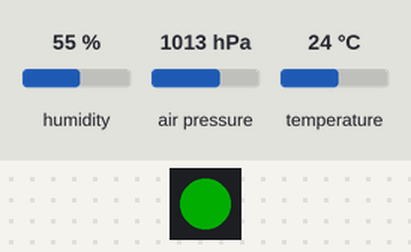
Bench run of a program on a simulated CircuitPython board. On the bench: 1 RGB LEDs in strip order, left to right. The test bench sets the inputs (shaded band); at power-on: humidity 55 %, air pressure 1013 hPa, temperature 24 °C. Dim RGB values are drawn brighter than linear; the clock reads 2024-03-15 10:24:30 at power-on unless the program sets it; no MQTT or app messages arrive unless stated; values from a settings file that is not in the repository are placeholders; what the program prints to the serial console is not drawn.

Above: at 8.3 s.
At 19.3 s:
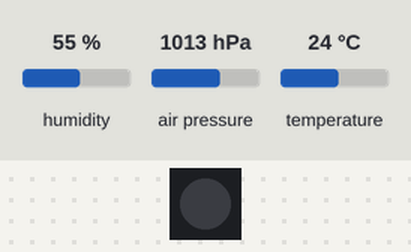
Timing chart, 0 to 36.3 s (numbered marks = the images above):
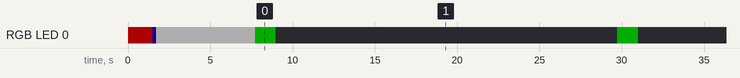

The program:

code.py
```python
#ESP32 Weather Station

import board
import time
import json
import ipaddress
import ssl
import microcontroller

import rtc
import adafruit_ntp

import wifi
import socketpool
import adafruit_requests
import neopixel
from adafruit_bme280 import basic as adafruit_bme280
import adafruit_minimqtt.adafruit_minimqtt as MQTT

#Controls the timeout when connecting to wifi, MQTT, and NTP
# The code will try to connect 'TIMEOUT_COUNTS' number of times, and wait 'RETRY_DELAY' seconds between each try.
# After it reaches the timeout, it will hard reset the device.
# Default values of 200 and 30sec means that the device will try to connect for ~1 hour 40 min before rebooting.
TIMEOUT_COUNTS = 200
RETRY_DELAY = 30        #sec
NTP_Time_Set = False
DST_is_applied = -1

# Get wifi details and more from a secrets.py file
try:
    from secrets import secrets
except ImportError:
    print("WiFi secrets are kept in secrets.py, please add them there!")
    raise

pixel = neopixel.NeoPixel(board.NEOPIXEL, 1)
i2c = board.STEMMA_I2C()
bme280 = adafruit_bme280.Adafruit_BME280_I2C(i2c)
wifi.radio.hostname = secrets["device_ID"]

#Define MQTT variables
MQTT_State_Topic = "homeassistant/sensor/" + secrets["UUID"] + "/state"
MQTT_Config_Temp = "homeassistant/sensor/" + secrets["UUID"]+"_temp/config"
MQTT_Config_Humidity = "homeassistant/sensor/"+secrets["UUID"]+"_humidity/config"
MQTT_Config_Pressure = "homeassistant/sensor/"+secrets["UUID"]+"_pressure/config"

MQTT_lwt = "homeassistant/sensor/"+secrets["UUID"]+"_" + secrets["device_ID"] + "/lwt"

MQTT_Device_info = {"ids":               [secrets["UUID"]],                                         \
                    "name":              secrets["device_name"],                                    \
                    "suggested_area":    "Outside",                                                 \
                    "manufacturer":      "Pat Satyshur",                                            \
                    "model":             "Home Assistant Discovery for "+secrets["device_name"],    \
                    "sw_version":        "https://github.com/ilikecake/ESP32-Weather-Station",         \
                    "configuration_url": "https://github.com/ilikecake/ESP32-Weather-Station"          }


MQTT_Config_Temp_Payload = json.dumps({"device_class":           "temperature",                             \
                                       "name":                   secrets["device_name"] + " Temperature",   \
                                       "state_topic":            MQTT_State_Topic,                          \
                                       "unit_of_measurement":    "°F",                                      \
                                       "value_template":         "{{value_json.temperature}}",              \
                                       "unique_id":              secrets["UUID"]+"_temp",                   \
                                       "availability_topic":     MQTT_lwt,                                  \
                                       "payload_available":      "online",                                  \
                                       "payload_not_available":  "offline",                                 \
                                       "device":                 MQTT_Device_info                           })

MQTT_Config_Humidity_Payload = json.dumps({"device_class":           "humidity",                                \
                                           "name":                   secrets["device_name"] + " Humidity",      \
                                           "state_topic":            MQTT_State_Topic,                          \
                                           "unit_of_measurement":    "%",                                       \
                                           "value_template":         "{{value_json.humidity}}",                 \
                                           "unique_id":              secrets["UUID"]+"_humidity",               \
                                           "availability_topic":     MQTT_lwt,                                  \
                                           "payload_available":      "online",                                  \
                                           "payload_not_available":  "offline",                                 \
                                           "device":                 MQTT_Device_info                           })

MQTT_Config_Pressure_Payload = json.dumps({"device_class":           "pressure",                                \
                                           "name":                   secrets["device_name"] + " Pressure",      \
                                           "state_topic":            MQTT_State_Topic,                          \
                                           "unit_of_measurement":    "hPa",                                     \
                                           "value_template":         "{{value_json.pressure}}",                 \
                                           "unique_id":              secrets["UUID"]+"_pressure",               \
                                           "availability_topic":     MQTT_lwt,                                  \
                                           "payload_available":      "online",                                  \
                                           "payload_not_available":  "offline",                                 \
                                           "device":                 MQTT_Device_info                           })

# Define callback methods which are called when events occur
# pylint: disable=unused-argument, redefined-outer-name
#TODO: Do I need any of these?
def connect(mqtt_client, userdata, flags, rc):
    pass
    #This function will be called when the mqtt_client is connected successfully to the broker.
    #print("Connected to MQTT Broker!")
    #print("Flags: {0}\n RC: {1}".format(flags, rc))

def disconnect(mqtt_client, userdata, rc):
    pass
    #This method is called when the mqtt_client disconnects from the broker.
    #print("Disconnected from MQTT Broker!")

def subscribe(mqtt_client, userdata, topic, granted_qos):
    pass
    #This method is called when the mqtt_client subscribes to a new feed.
    #print("Subscribed to {0} with QOS level {1}".format(topic, granted_qos))

def unsubscribe(mqtt_client, userdata, topic, pid):
    pass
    #This method is called when the mqtt_client unsubscribes from a feed.
    #print("Unsubscribed from {0} with PID {1}".format(topic, pid))


def publish(mqtt_client, userdata, topic, pid):
    pass
    #This method is called when the mqtt_client publishes data to a feed.
    #print("Published to {0} with PID {1}".format(topic, pid))

def message(client, topic, message):
    #pass
    #Method called when a client's subscribed feed has a new value.
    #print("New message on topic {0}: {1}".format(topic, message))
    if (topic == MQTT_lwt) and (message == "offline"):
        #If the device resets quickly, it appears that the LWT message is not reset when the device reconnects.
        #This leads to the LWT message firing even through the device is online.
        #The device will never intentionally send a LWT message of 'offline', so if that message is recieved,
        #resend the 'online' message.
        #print("Caught offline message, setting back to online")
        mqtt_client.publish(MQTT_lwt, 'online', qos=1, retain=True)

# Create a socket pool
pool = socketpool.SocketPool(wifi.radio)

# Set up a MiniMQTT Client
mqtt_client = MQTT.MQTT(
    broker=secrets["mqtt_broker_ip"],
    port=int(secrets["mqtt_broker_port"]),
    username=secrets["mqtt_broker_user"],
    password=secrets["mqtt_broker_pass"],
    socket_pool=pool,
    ssl_context=ssl.create_default_context(),
)

# Connect callback handlers to mqtt_client
mqtt_client.on_connect = connect
mqtt_client.on_disconnect = disconnect
mqtt_client.on_subscribe = subscribe
mqtt_client.on_unsubscribe = unsubscribe
mqtt_client.on_publish = publish
mqtt_client.on_message = message
mqtt_client.will_set(MQTT_lwt,'offline')

def ConnectToNetwork():
    global pixel
    global mqtt_client
    Retries = 0

    while Retries < TIMEOUT_COUNTS:
        Retries = Retries + 1

        if wifi.radio.ipv4_address is None:
            #Not connected to wifi
            print("Connecting to SSID: {0:s}...".format(secrets["ssid"]), end =".")
            pixel.fill((50, 0, 0))  #Red

            try:
                wifi.radio.connect(secrets["ssid"], secrets["password"])
            except Exception as e:  # pylint: disable=broad-except
                print("Failed ({0:d}/{1:d}). Error: ".format(Retries, TIMEOUT_COUNTS), e)
                time.sleep(RETRY_DELAY)
            else:
                if wifi.radio.ipv4_address is not None:
                    print("ok")
                    print("  IP: ", wifi.radio.ipv4_address)
                    Retries = Retries - 1   #Wifi is connected, but MQTT won't try to connect until the next time through the loop.
        else:
            #Connected to wifi, try to connect to MQTT
            print("Connecting to MQTT broker at %s..." % mqtt_client.broker, end =".")
            pixel.fill((0, 0, 50))  #Blue

            try:
                mqtt_client.connect()       #This command has a built in retry/timeout thing, so it takes about 3 min to fail.

                mqtt_client.subscribe(MQTT_lwt, qos=1)

                #mqtt_client.publish(MQTT_lwt, 'online', qos=1, retain=True)
                mqtt_client.publish(MQTT_Config_Temp, MQTT_Config_Temp_Payload, qos=1, retain=True)
                mqtt_client.publish(MQTT_Config_Humidity, MQTT_Config_Humidity_Payload, qos=1, retain=True)
                mqtt_client.publish(MQTT_Config_Pressure, MQTT_Config_Pressure_Payload, qos=1, retain=True)
            except Exception as e:  # pylint: disable=broad-except
                print("Failed ({0:d}/{1:d}). Error:".format(Retries, TIMEOUT_COUNTS), e)
                time.sleep(RETRY_DELAY)     #Note: there is a delay/retry built into the connect function also, so this will take longer than you think.
            else:
                #We are connected to wifi and the MQTT broker.
                pixel.fill((0, 0, 0))  #Off
                print("ok")
                return
    #If we get here, the timeout count is reached. Hard reset the device.
    microcontroller.reset()

#This function has a shorter timeout delay and timeout count than the wifi and MQTT connect functions
# This is because NTP is not required for the device to function, and I don't want the device to stop working if external internet access is lost.
# If this function times out, the device will keep working and periodically check again for NTP access.
# This function will take ~5*5=25 sec to timeout. If you want to have updates faster than that, this will cause problems.
def GetTimeFromNTP(SilentMode = False):
    global pixel
    global DST_is_applied
    NTP_Retries = 5
    NTP_Retry_Delay = 1 #seconds
    Retries = 0

    if secrets["NTP_ip"] is '':
        print("Skipping time setup")
        return False

    if SilentMode == False:
        pixel.fill((50, 50, 50))  #White

    print("Setting time...", end =".")

    while True:
        if Retries > NTP_Retries:
            #if we get here, NTP time sync failed
            print("skipped")
            return False
        else:
            Retries = Retries + 1

        try:
            TZ_OFFSET = int(secrets["timezone"]) # time zone offset in hours from UTC
            ntp = adafruit_ntp.NTP(pool, server=secrets["NTP_ip"], tz_offset=TZ_OFFSET)
            DST_is_applied = -1
            HandleDST(ntp.datetime)
        except Exception as e:  # pylint: disable=broad-except
            print("Failed to get time from NTP. Error ({0:d}/{1:d}):".format(Retries, NTP_Retries), e)
            time.sleep(NTP_Retry_Delay)
        else:
            #NTP_Time_Set = True
            if SilentMode == False:
                pixel.fill((0, 0, 0))  #Off
            print("ok")
            return True

def HandleDST(now):
    #Call periodically to check if DST is active and update the RTC if needed.
    #   This function should be called by GetTimeFromNTP to determine if DST should be applied to the RTC time.
    #   This fucntion should also be called periodically from the main loop to change the time with DST starts and ends.
    #
    #   Note that the 'tm_isdst' part of the time struct is not implemented, so we have a separate global variable (DST_is_applied) to track
    #   if DST is applied.
    #
    #   In the U.S., daylight saving time starts on the second Sunday
    #   in March and ends on the first Sunday in November, with the time
    #   changes taking place at 2:00 a.m. local time.
    global DST_is_applied
    corrected_time_struct = None

    if ((now.tm_mon > 3) and (now.tm_mon < 11)) or                                          \
       ((now.tm_mon == 3) and (now.tm_mday - now.tm_wday >= 8) and (now.tm_hour >= 2)) or   \
       ((now.tm_mon == 11) and (now.tm_mday - now.tm_wday <= 0) and (now.tm_hour >= 2)):
        #is DST
        #print("DST active")
        if (DST_is_applied != 1):
            #Time was not DST, but should be. Add 1 hour.
            nowinsec = time.mktime(now)
            corrected_time = nowinsec+3600
            corrected_time_struct = time.localtime(corrected_time)
            DST_is_applied = 1
            #print(corrected_time_struct)
    else:
        #not DST
        #print("DST not active")
        if (DST_is_applied == 1):
            #Time was DST, but is not anymore. Subtract 1 hour.
            nowinsec = time.mktime(now)
            corrected_time = nowinsec-3600
            corrected_time_struct = time.localtime(corrected_time)
            DST_is_applied = 0
        elif  (DST_is_applied == -1):
            #Time is not DST, but tm_isdst is not set. Set it to 0. Do not change time.
            DST_is_applied = 0

    #print(corrected_time_struct)
    if corrected_time_struct is not None:
        rtc.RTC().datetime = corrected_time_struct

def RemoveMQTT():
    #Sends empty config packets to home assistant. This tells home assistant to delete these sensors from its config.
    #Should never be called, but I am saving this here in case it is needed for debug.
    print("Delete the MQTT sensor")
    mqtt_client.publish(MQTT_Config_Temp, '', qos=1, retain=True)
    mqtt_client.publish(MQTT_Config_Humidity, '', qos=1, retain=True)
    mqtt_client.publish(MQTT_Config_Pressure, '', qos=1, retain=True)

print("Weather Station ESP32-S2")
print('MAC Address: {0:X}:{1:X}:{2:X}:{3:X}:{4:X}:{5:X}'.format(wifi.radio.mac_address[0],wifi.radio.mac_address[1],wifi.radio.mac_address[2],wifi.radio.mac_address[3],wifi.radio.mac_address[4],wifi.radio.mac_address[5]))

ConnectToNetwork()
NTP_Time_Set = GetTimeFromNTP()
print("Startup Complete")

pixel.fill((0, 0, 0))  #Off
NTP_Retry = 0

#If you need to remove the config entries in home assistant for some reason, uncomment these two lines.
#RemoveMQTT()
#time.sleep(100)

tick_divider = 10
ticks = 0

#Indicate the device is online
mqtt_client.publish(MQTT_lwt, 'online', qos=1, retain=True)
#mqtt_client.publish(MQTT_lwt, 'online', qos=1, retain=True)

while True:
    #If we don't have a valid time from NTP, try to get it here
    #This function checks for a time every ~15 min if the RTC is not set, and every 24 hours if it is.
    if ((not NTP_Time_Set) and (NTP_Retry > 100)) or (NTP_Retry > 8640):
        NTP_Time_Set = GetTimeFromNTP(SilentMode = True)
        NTP_Retry = 0
    else:
        NTP_Retry = NTP_Retry + 1

    #print("Tick: ", ticks)
    if ticks == 0:
        pixel.fill((0, 50, 0))
        now = time.localtime()
        temp_C = bme280.temperature
        temp_F = (temp_C * 9/5) + 32
        humid = bme280.humidity
        press = bme280.pressure
        print('{0:02d}:{1:02d}:{2:02d}: T:{3:.4f}, P:{4:.4f}, H:{5:.4f}'.format(now.tm_hour, now.tm_min, now.tm_sec, temp_F, press, humid))

    try:
        mqtt_client.loop()
        if ticks == 0:
            mqtt_client.publish(MQTT_lwt, 'online', qos=1, retain=True)
            mqtt_client.publish(MQTT_State_Topic, json.dumps({"temperature": temp_F, "humidity": humid, "pressure": press}))
    except (ValueError, RuntimeError, OSError, MQTT.MMQTTException) as e:
        #If MQTT broker disappears: MMQTTException: PINGRESP not returned from broker.
        #If wifi AP disappears: OSError: [Errno 113] ECONNABORTED
        pixel.fill((50, 50, 0)) #yellow
        NTP_Retry = 0
        print("Error sending data: ", e)
        ConnectToNetwork()
        NTP_Time_Set = GetTimeFromNTP()
        continue

    if ticks == tick_divider:
        ticks = 0
    else:
        ticks = ticks+1

    time.sleep(.25)
    pixel.fill((0, 0, 0))
    time.sleep(.75)
```

Measured:
- by itself, RGB LED 0: off → RGB(50, 0, 0) at 0.00 s, → RGB(0, 0, 50) 1.5 s later, → RGB(50, 50, 50) 0.21 s later, → RGB(0, 50, 0) 6.0 s later, … (7 changes in this stretch)
